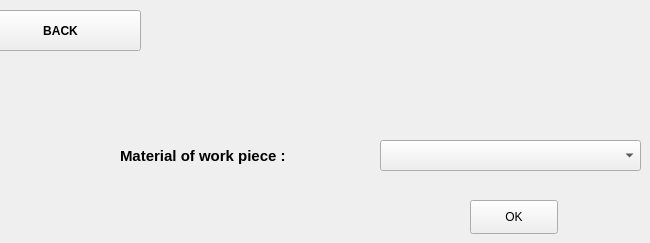
    <widget class="QWidget" name="tab_7">
     <attribute name="title">
      <string>Page</string>
     </attribute>
     <widget class="QComboBox" name="comboBox_any">
      <property name="geometry">
       <rect>
        <x>380</x>
        <y>140</y>
        <width>261</width>
        <height>31</height>
       </rect>
      </property>
      <property name="font">
       <font>
        <pointsize>11</pointsize>
        <weight>75</weight>
        <bold>true</bold>
       </font>
      </property>
     </widget>
     <widget class="QLabel" name="label">
      <property name="geometry">
       <rect>
        <x>120</x>
        <y>130</y>
        <width>241</width>
        <height>51</height>
       </rect>
      </property>
      <property name="font">
       <font>
        <pointsize>11</pointsize>
        <weight>75</weight>
        <bold>true</bold>
       </font>
      </property>
      <property name="text">
       <string>Material of work piece :</string>
      </property>
     </widget>
     <widget class="QPushButton" name="pushButton_2">
      <property name="geometry">
       <rect>
        <x>470</x>
        <y>200</y>
        <width>88</width>
        <height>34</height>
       </rect>
      </property>
      <property name="text">
       <string>OK</string>
      </property>
     </widget>
     <widget class="QPushButton" name="pushButton_EXIT_6">
      <property name="geometry">
       <rect>
        <x>-20</x>
        <y>10</y>
        <width>161</width>
        <height>41</height>
       </rect>
      </property>
      <property name="font">
       <font>
        <weight>75</weight>
        <bold>true</bold>
       </font>
      </property>
      <property name="text">
       <string>BACK</string>
      </property>
     </widget>
    </widget>
